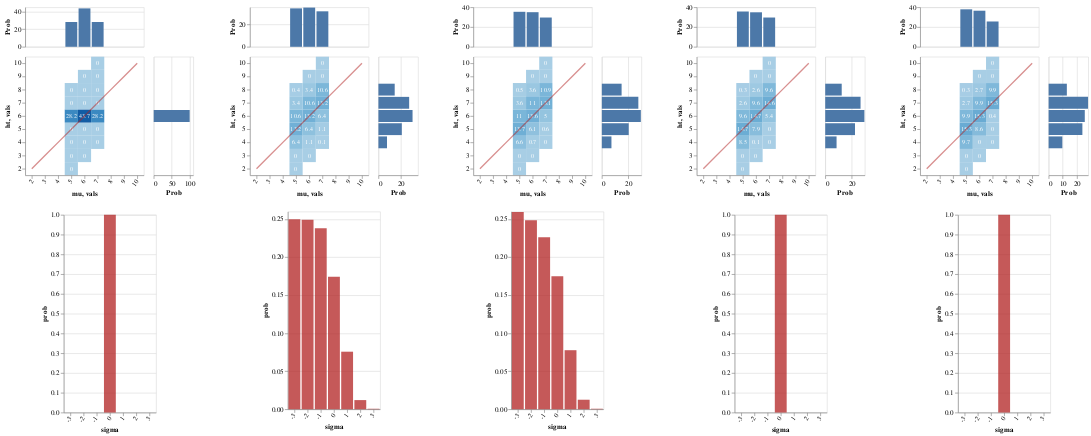

Source (notebook cell):
### Markdown cell above
Because Bill's height is unknown, the literal (and pragmatic) posterior over worlds is spread out

The various conceivable interpretations lead ultimately to a pragmatic conclusion that John is very probably of normal height for someone in the comparison class (this was already guaranteed by the prior), though it remains just possible that he is slightly above the median (the conclusions for Mary/Fred are identical)

There is no real evaluativity effect to speak of

### Code cell
writeIORef cacheRef (0, Map.empty)

mkEqGraph m = do
  heat <- enumD (first (`ht` John)                    . fst <$> m)
  bar  <- enumD (floor . (/10) . fromIntegral . lexID . snd <$> m)
  return $ toVegaLite
    [ center True
    , vConcat [fromVL (margHeatFromDist heat), fromVL (sdBarFromDist sigma bar)]
    ]

vlShow . sidewaysDists <$> traverse mkEqGraph
  [ listener infoLUMAllEq cacheRef (0, UTall, allDenEq0)
  , lp infoLUMAllEq >>= \l -> listener infoLUMAllEq cacheRef (0, UTall, l)
  , listener infoLUMAllEq cacheRef (1, UTall, allDenEq0)
  , listener infoLUMAllEq cacheRef (2, UTall, allDenEq0)
  , listener infoLUMAllEq cacheRef (3, UTall, allDenEq0)
  ]

### Figure 1 — Vega-Lite specification as saved in the notebook (floating-point values rounded to 4 significant figures)
{"$schema": "https://vega.github.io/schema/vega-lite/v3.json", "hconcat": [{"$schema": "https://vega.github.io/schema/vega-lite/v3.json", "center": true, "vconcat": [{"$schema": "https://vega.github.io/schema/vega-lite/v3.json", "bounds": "flush", "config": {"scale": {"rectBandPaddingInner": 0}}, "data": {"values": [{"ht": "2", "mu": "5", "prob": 0}, {"ht": "3", "mu": "5", "prob": 0}, {"ht": "3", "mu": "6", "prob": 0}, {"ht": "4", "mu": "5", "prob": 0}, {"ht": "4", "mu": "6", "prob": 0}, {"ht": "4", "mu": "7", "prob": 0}, {"ht": "5", "mu": "5", "prob": 0}, {"ht": "5", "mu": "6", "prob": 0}, {"ht": "5", "mu": "7", "prob": 0}, {"ht": "6", "mu": "5", "prob": 28.2}, {"ht": "6", "mu": "6", "prob": 43.7}, {"ht": "6", "mu": "7", "prob": 28.2}, {"ht": "7", "mu": "5", "prob": 0}, {"ht": "7", "mu": "6", "prob": 0}, {"ht": "7", "mu": "7", "prob": 0}, {"ht": "8", "mu": "5", "prob": 0}, {"ht": "8", "mu": "6", "prob": 0}, {"ht": "8", "mu": "7", "prob": 0}, {"ht": "9", "mu": "6", "prob": 0}, {"ht": "9", "mu": "7", "prob": 0}, {"ht": "10", "mu": "7", "prob": 0}]}, "spacing": 15, "vconcat": [{"encoding": {"x": {"axis": null, "field": "mu", "scale": {"domain": ["2", "3", "4", "5", "6", "7", "8", "9", "10"], "rangeStep": 30}, "sort": null, "type": "ordinal"}, "y": {"aggregate": "sum", "axis": {"title": "Prob"}, "field": "prob", "type": "quantitative"}}, "height": 60, "mark": "bar"}, {"bounds": "flush", "hconcat": [{"encoding": {"x": {"axis": {"labelAngle": -55}, "field": "mu", "scale": {"domain": ["2", "3", "4", "5", "6", "7", "8", "9", "10"], "rangeStep": 30}, "sort": null, "type": "ordinal"}, "y": {"axis": {"labelAngle": 0}, "field": "ht", "scale": {"domain": ["10", "9", "8", "7", "6", "5", "4", "3", "2"], "rangeStep": 30}, "sort": null, "type": "ordinal"}}, "layer": [{"encoding": {"color": {"aggregate": "sum", "field": "prob", "legend": null, "scale": {"scheme": {"extent": [0.2, 0.9], "name": "blues"}}, "type": "quantitative"}}, "mark": "rect"}, {"encoding": {"color": {"value": "white"}, "text": {"aggregate": "sum", "field": "prob", "type": "quantitative"}}, "mark": {"fontSize": 9, "type": "text"}}, {"data": {"values": [{"vals": "2"}, {"vals": "3"}, {"vals": "4"}, {"vals": "5"}, {"vals": "6"}, {"vals": "7"}, {"vals": "8"}, {"vals": "9"}, {"vals": "10"}]}, "encoding": {"x": {"field": "vals", "sort": null, "type": "ordinal"}, "y": {"field": "vals", "sort": null, "type": "ordinal"}}, "mark": {"opacity": 0.5, "stroke": "firebrick", "strokeWidth": 2, "type": "line"}}]}, {"encoding": {"x": {"aggregate": "sum", "axis": {"title": "Prob"}, "field": "prob", "type": "quantitative"}, "y": {"axis": null, "field": "ht", "scale": {"domain": ["10", "9", "8", "7", "6", "5", "4", "3", "2"], "rangeStep": 30}, "sort": null, "type": "ordinal"}}, "mark": "bar", "width": 60}], "spacing": 15}]}, {"$schema": "https://vega.github.io/schema/vega-lite/v3.json", "data": {"values": [{"prob": 1, "sigma": "0"}]}, "description": "", "encoding": {"x": {"axis": {"labelAngle": -55}, "field": "sigma", "scale": {"domain": ["-3", "-2", "-1", "0", "1", "2", "3"], "rangeStep": 30}, "sort": null, "type": "ordinal"}, "y": {"field": "prob", "type": "quantitative"}}, "mark": {"color": "firebrick", "opacity": 0.75, "type": "bar"}}]}, {"$schema": "https://vega.github.io/schema/vega-lite/v3.json", "center": true, "vconcat": [{"$schema": "https://vega.github.io/schema/vega-lite/v3.json", "bounds": "flush", "config": {"scale": {"rectBandPaddingInner": 0}}, "data": {"values": [{"ht": "2", "mu": "5", "prob": 0}, {"ht": "3", "mu": "5", "prob": 0}, {"ht": "3", "mu": "6", "prob": 0}, {"ht": "4", "mu": "5", "prob": 6.4}, {"ht": "4", "mu": "6", "prob": 1.1}, {"ht": "4", "mu": "7", "prob": 0.1}, {"ht": "5", "mu": "5", "prob": 13.2}, {"ht": "5", "mu": "6", "prob": 6.4}, {"ht": "5", "mu": "7", "prob": 1.1}, {"ht": "6", "mu": "5", "prob": 10.6}, {"ht": "6", "mu": "6", "prob": 13.2}, {"ht": "6", "mu": "7", "prob": 6.4}, {"ht": "7", "mu": "5", "prob": 3.4}, {"ht": "7", "mu": "6", "prob": 10.6}, {"ht": "7", "mu": "7", "prob": 13.2}, {"ht": "8", "mu": "5", "prob": 0.4}, {"ht": "8", "mu": "6", "prob": 3.4}, {"ht": "8", "mu": "7", "prob": 10.6}, {"ht": "9", "mu": "6", "prob": 0}, {"ht": "9", "mu": "7", "prob": 0}, {"ht": "10", "mu": "7", "prob": 0}]}, "spacing": 15, "vconcat": [{"encoding": {"x": {"axis": null, "field": "mu", "scale": {"domain": ["2", "3", "4", "5", "6", "7", "8", "9", "10"], "rangeStep": 30}, "sort": null, "type": "ordinal"}, "y": {"aggregate": "sum", "axis": {"title": "Prob"}, "field": "prob", "type": "quantitative"}}, "height": 60, "mark": "bar"}, {"bounds": "flush", "hconcat": [{"encoding": {"x": {"axis": {"labelAngle": -55}, "field": "mu", "scale": {"domain": ["2", "3", "4", "5", "6", "7", "8", "9", "10"], "rangeStep": 30}, "sort": null, "type": "ordinal"}, "y": {"axis": {"labelAngle": 0}, "field": "ht", "scale": {"domain": ["10", "9", "8", "7", "6", "5", "4", "3", "2"], "rangeStep": 30}, "sort": null, "type": "ordinal"}}, "layer": [{"encoding": {"color": {"aggregate": "sum", "field": "prob", "legend": null, "scale": {"scheme": {"extent": [0.2, 0.9], "name": "blues"}}, "type": "quantitative"}}, "mark": "rect"}, {"encoding": {"color": {"value": "white"}, "text": {"aggregate": "sum", "field": "prob", "type": "quantitative"}}, "mark": {"fontSize": 9, "type": "text"}}, {"data": {"values": [{"vals": "2"}, {"vals": "3"}, {"vals": "4"}, {"vals": "5"}, {"vals": "6"}, {"vals": "7"}, {"vals": "8"}, {"vals": "9"}, {"vals": "10"}]}, "encoding": {"x": {"field": "vals", "sort": null, "type": "ordinal"}, "y": {"field": "vals", "sort": null, "type": "ordinal"}}, "mark": {"opacity": 0.5, "stroke": "firebrick", "strokeWidth": 2, "type": "line"}}]}, {"encoding": {"x": {"aggregate": "sum", "axis": {"title": "Prob"}, "field": "prob", "type": "quantitative"}, "y": {"axis": null, "field": "ht", "scale": {"domain": ["10", "9", "8", "7", "6", "5", "4", "3", "2"], "rangeStep": 30}, "sort": null, "type": "ordinal"}}, "mark": "bar", "width": 60}], "spacing": 15}]}, {"$schema": "https://vega.github.io/schema/vega-lite/v3.json", "data": {"values": [{"prob": 0.25, "sigma": "-3"}, {"prob": 0.2494, "sigma": "-2"}, {"prob": 0.238, "sigma": "-1"}, {"prob": 0.1743, "sigma": "0"}, {"prob": 0.07567, "sigma": "1"}, {"prob": 0.01203, "sigma": "2"}, {"prob": 0.0006367, "sigma": "3"}]}, "description": "", "encoding": {"x": {"axis": {"labelAngle": -55}, "field": "sigma", "scale": {"domain": ["-3", "-2", "-1", "0", "1", "2", "3"], "rangeStep": 30}, "sort": null, "type": "ordinal"}, "y": {"field": "prob", "type": "quantitative"}}, "mark": {"color": "firebrick", "opacity": 0.75, "type": "bar"}}]}, {"$schema": "https://vega.github.io/schema/vega-lite/v3.json", "center": true, "vconcat": [{"$schema": "https://vega.github.io/schema/vega-lite/v3.json", "bounds": "flush", "config": {"scale": {"rectBandPaddingInner": 0}}, "data": {"values": [{"ht": "2", "mu": "5", "prob": 0}, {"ht": "3", "mu": "5", "prob": 0}, {"ht": "3", "mu": "6", "prob": 0}, {"ht": "4", "mu": "5", "prob": 6.6}, {"ht": "4", "mu": "6", "prob": 0.7}, {"ht": "4", "mu": "7", "prob": 0}, {"ht": "5", "mu": "5", "prob": 13.7}, {"ht": "5", "mu": "6", "prob": 6.1}, {"ht": "5", "mu": "7", "prob": 0.6}, {"ht": "6", "mu": "5", "prob": 11}, {"ht": "6", "mu": "6", "prob": 13.6}, {"ht": "6", "mu": "7", "prob": 5}, {"ht": "7", "mu": "5", "prob": 3.6}, {"ht": "7", "mu": "6", "prob": 11}, {"ht": "7", "mu": "7", "prob": 13.1}, {"ht": "8", "mu": "5", "prob": 0.5}, {"ht": "8", "mu": "6", "prob": 3.6}, {"ht": "8", "mu": "7", "prob": 10.9}, {"ht": "9", "mu": "6", "prob": 0}, {"ht": "9", "mu": "7", "prob": 0}, {"ht": "10", "mu": "7", "prob": 0}]}, "spacing": 15, "vconcat": [{"encoding": {"x": {"axis": null, "field": "mu", "scale": {"domain": ["2", "3", "4", "5", "6", "7", "8", "9", "10"], "rangeStep": 30}, "sort": null, "type": "ordinal"}, "y": {"aggregate": "sum", "axis": {"title": "Prob"}, "field": "prob", "type": "quantitative"}}, "height": 60, "mark": "bar"}, {"bounds": "flush", "hconcat": [{"encoding": {"x": {"axis": {"labelAngle": -55}, "field": "mu", "scale": {"domain": ["2", "3", "4", "5", "6", "7", "8", "9", "10"], "rangeStep": 30}, "sort": null, "type": "ordinal"}, "y": {"axis": {"labelAngle": 0}, "field": "ht", "scale": {"domain": ["10", "9", "8", "7", "6", "5", "4", "3", "2"], "rangeStep": 30}, "sort": null, "type": "ordinal"}}, "layer": [{"encoding": {"color": {"aggregate": "sum", "field": "prob", "legend": null, "scale": {"scheme": {"extent": [0.2, 0.9], "name": "blues"}}, "type": "quantitative"}}, "mark": "rect"}, {"encoding": {"color": {"value": "white"}, "text": {"aggregate": "sum", "field": "prob", "type": "quantitative"}}, "mark": {"fontSize": 9, "type": "text"}}, {"data": {"values": [{"vals": "2"}, {"vals": "3"}, {"vals": "4"}, {"vals": "5"}, {"vals": "6"}, {"vals": "7"}, {"vals": "8"}, {"vals": "9"}, {"vals": "10"}]}, "encoding": {"x": {"field": "vals", "sort": null, "type": "ordinal"}, "y": {"field": "vals", "sort": null, "type": "ordinal"}}, "mark": {"opacity": 0.5, "stroke": "firebrick", "strokeWidth": 2, "type": "line"}}]}, {"encoding": {"x": {"aggregate": "sum", "axis": {"title": "Prob"}, "field": "prob", "type": "quantitative"}, "y": {"axis": null, "field": "ht", "scale": {"domain": ["10", "9", "8", "7", "6", "5", "4", "3", "2"], "rangeStep": 30}, "sort": null, "type": "ordinal"}}, "mark": "bar", "width": 60}], "spacing": 15}]}, {"$schema": "https://vega.github.io/schema/vega-lite/v3.json", "data": {"values": [{"prob": 0.2595, "sigma": "-3"}, {"prob": 0.2486, "sigma": "-2"}, {"prob": 0.226, "sigma": "-1"}, {"prob": 0.1751, "sigma": "0"}, {"prob": 0.07764, "sigma": "1"}, {"prob": 0.01252, "sigma": "2"}, {"prob": 0.0006626, "sigma": "3"}]}, "description": "", "encoding": {"x": {"axis": {"labelAngle": -55}, "field": "sigma", "scale": {"domain": ["-3", "-2", "-1", "0", "1", "2", "3"], "rangeStep": 30}, "sort": null, "type": "ordinal"}, "y": {"field": "prob", "type": "quantitative"}}, "mark": {"color": "firebrick", "opacity": 0.75, "type": "bar"}}]}, {"$schema": "https://vega.github.io/schema/vega-lite/v3.json", "center": true, "vconcat": [{"$schema": "https://vega.github.io/schema/vega-lite/v3.json", "bounds": "flush", "config": {"scale": {"rectBandPaddingInner": 0}}, "data": {"values": [{"ht": "2", "mu": "5", "prob": 0}, {"ht": "3", "mu": "5", "prob": 0}, {"ht": "3", "mu": "6", "prob": 0}, {"ht": "4", "mu": "5", "prob": 8.5}, {"ht": "4", "mu": "6", "prob": 0.1}, {"ht": "4", "mu": "7", "prob": 0}, {"ht": "5", "mu": "5", "prob": 14.7}, {"ht": "5", "mu": "6", "prob": 7.9}, {"ht": "5", "mu": "7", "prob": 0}, {"ht": "6", "mu": "5", "prob": 9.6}, {"ht": "6", "mu": "6", "prob": 14.7}, {"ht": "6", "mu": "7", "prob": 5.4}, {"ht": "7", "mu": "5", "prob": 2.6}, {"ht": "7", "mu": "6", "prob": 9.6}, {"ht": "7", "mu": "7", "prob": 14.6}, {"ht": "8", "mu": "5", "prob": 0.3}, {"ht": "8", "mu": "6", "prob": 2.6}, {"ht": "8", "mu": "7", "prob": 9.6}, {"ht": "9", "mu": "6", "prob": 0}, {"ht": "9", "mu": "7", "prob": 0}, {"ht": "10", "mu": "7", "prob": 0}]}, "spacing": 15, "vconcat": [{"encoding": {"x": {"axis": null, "field": "mu", "scale": {"domain": ["2", "3", "4", "5", "6", "7", "8", "9", "10"], "rangeStep": 30}, "sort": null, "type": "ordinal"}, "y": {"aggregate": "sum", "axis": {"title": "Prob"}, "field": "prob", "type": "quantitative"}}, "height": 60, "mark": "bar"}, {"bounds": "flush", "hconcat": [{"encoding": {"x": {"axis": {"labelAngle": -55}, "field": "mu", "scale": {"domain": ["2", "3", "4", "5", "6", "7", "8", "9", "10"], "rangeStep": 30}, "sort": null, "type": "ordinal"}, "y": {"axis": {"labelAngle": 0}, "field": "ht", "scale": {"domain": ["10", "9", "8", "7", "6", "5", "4", "3", "2"], "rangeStep": 30}, "sort": null, "type": "ordinal"}}, "layer": [{"encoding": {"color": {"aggregate": "sum", "field": "prob", "legend": null, "scale": {"scheme": {"extent": [0.2, 0.9], "name": "blues"}}, "type": "quantitative"}}, "mark": "rect"}, {"encoding": {"color": {"value": "white"}, "text": {"aggregate": "sum", "field": "prob", "type": "quantitative"}}, "mark": {"fontSize": 9, "type": "text"}}, {"data": {"values": [{"vals": "2"}, {"vals": "3"}, {"vals": "4"}, {"vals": "5"}, {"vals": "6"}, {"vals": "7"}, {"vals": "8"}, {"vals": "9"}, {"vals": "10"}]}, "encoding": {"x": {"field": "vals", "sort": null, "type": "ordinal"}, "y": {"field": "vals", "sort": null, "type": "ordinal"}}, "mark": {"opacity": 0.5, "stroke": "firebrick", "strokeWidth": 2, "type": "line"}}]}, {"encoding": {"x": {"aggregate": "sum", "axis": {"title": "Prob"}, "field": "prob", "type": "quantitative"}, "y": {"axis": null, "field": "ht", "scale": {"domain": ["10", "9", "8", "7", "6", "5", "4", "3", "2"], "rangeStep": 30}, "sort": null, "type": "ordinal"}}, "mark": "bar", "width": 60}], "spacing": 15}]}, {"$schema": "https://vega.github.io/schema/vega-lite/v3.json", "data": {"values": [{"prob": 1, "sigma": "0"}]}, "description": "", "encoding": {"x": {"axis": {"labelAngle": -55}, "field": "sigma", "scale": {"domain": ["-3", "-2", "-1", "0", "1", "2", "3"], "rangeStep": 30}, "sort": null, "type": "ordinal"}, "y": {"field": "prob", "type": "quantitative"}}, "mark": {"color": "firebrick", "opacity": 0.75, "type": "bar"}}]}, {"$schema": "https://vega.github.io/schema/vega-lite/v3.json", "center": true, "vconcat": [{"$schema": "https://vega.github.io/schema/vega-lite/v3.json", "bounds": "flush", "config": {"scale": {"rectBandPaddingInner": 0}}, "data": {"values": [{"ht": "2", "mu": "5", "prob": 0}, {"ht": "3", "mu": "5", "prob": 0}, {"ht": "3", "mu": "6", "prob": 0}, {"ht": "4", "mu": "5", "prob": 9.7}, {"ht": "4", "mu": "6", "prob": 0}, {"ht": "4", "mu": "7", "prob": 0}, {"ht": "5", "mu": "5", "prob": 15.3}, {"ht": "5", "mu": "6", "prob": 8.6}, {"ht": "5", "mu": "7", "prob": 0}, {"ht": "6", "mu": "5", "prob": 9.9}, {"ht": "6", "mu": "6", "prob": 15.3}, {"ht": "6", "mu": "7", "prob": 0.4}, {"ht": "7", "mu": "5", "prob": 2.7}, {"ht": "7", "mu": "6", "prob": 9.9}, {"ht": "7", "mu": "7", "prob": 15.3}, {"ht": "8", "mu": "5", "prob": 0.3}, {"ht": "8", "mu": "6", "prob": 2.7}, {"ht": "8", "mu": "7", "prob": 9.9}, {"ht": "9", "mu": "6", "prob": 0}, {"ht": "9", "mu": "7", "prob": 0}, {"ht": "10", "mu": "7", "prob": 0}]}, "spacing": 15, "vconcat": [{"encoding": {"x": {"axis": null, "field": "mu", "scale": {"domain": ["2", "3", "4", "5", "6", "7", "8", "9", "10"], "rangeStep": 30}, "sort": null, "type": "ordinal"}, "y": {"aggregate": "sum", "axis": {"title": "Prob"}, "field": "prob", "type": "quantitative"}}, "height": 60, "mark": "bar"}, {"bounds": "flush", "hconcat": [{"encoding": {"x": {"axis": {"labelAngle": -55}, "field": "mu", "scale": {"domain": ["2", "3", "4", "5", "6", "7", "8", "9", "10"], "rangeStep": 30}, "sort": null, "type": "ordinal"}, "y": {"axis": {"labelAngle": 0}, "field": "ht", "scale": {"domain": ["10", "9", "8", "7", "6", "5", "4", "3", "2"], "rangeStep": 30}, "sort": null, "type": "ordinal"}}, "layer": [{"encoding": {"color": {"aggregate": "sum", "field": "prob", "legend": null, "scale": {"scheme": {"extent": [0.2, 0.9], "name": "blues"}}, "type": "quantitative"}}, "mark": "rect"}, {"encoding": {"color": {"value": "white"}, "text": {"aggregate": "sum", "field": "prob", "type": "quantitative"}}, "mark": {"fontSize": 9, "type": "text"}}, {"data": {"values": [{"vals": "2"}, {"vals": "3"}, {"vals": "4"}, {"vals": "5"}, {"vals": "6"}, {"vals": "7"}, {"vals": "8"}, {"vals": "9"}, {"vals": "10"}]}, "encoding": {"x": {"field": "vals", "sort": null, "type": "ordinal"}, "y": {"field": "vals", "sort": null, "type": "ordinal"}}, "mark": {"opacity": 0.5, "stroke": "firebrick", "strokeWidth": 2, "type": "line"}}]}, {"encoding": {"x": {"aggregate": "sum", "axis": {"title": "Prob"}, "field": "prob", "type": "quantitative"}, "y": {"axis": null, "field": "ht", "scale": {"domain": ["10", "9", "8", "7", "6", "5", "4", "3", "2"], "rangeStep": 30}, "sort": null, "type": "ordinal"}}, "mark": "bar", "width": 60}], "spacing": 15}]}, {"$schema": "https://vega.github.io/schema/vega-lite/v3.json", "data": {"values": [{"prob": 1, "sigma": "0"}]}, "description": "", "encoding": {"x": {"axis": {"labelAngle": -55}, "field": "sigma", "scale": {"domain": ["-3", "-2", "-1", "0", "1", "2", "3"], "rangeStep": 30}, "sort": null, "type": "ordinal"}, "y": {"field": "prob", "type": "quantitative"}}, "mark": {"color": "firebrick", "opacity": 0.75, "type": "bar"}}]}], "spacing": 50}
